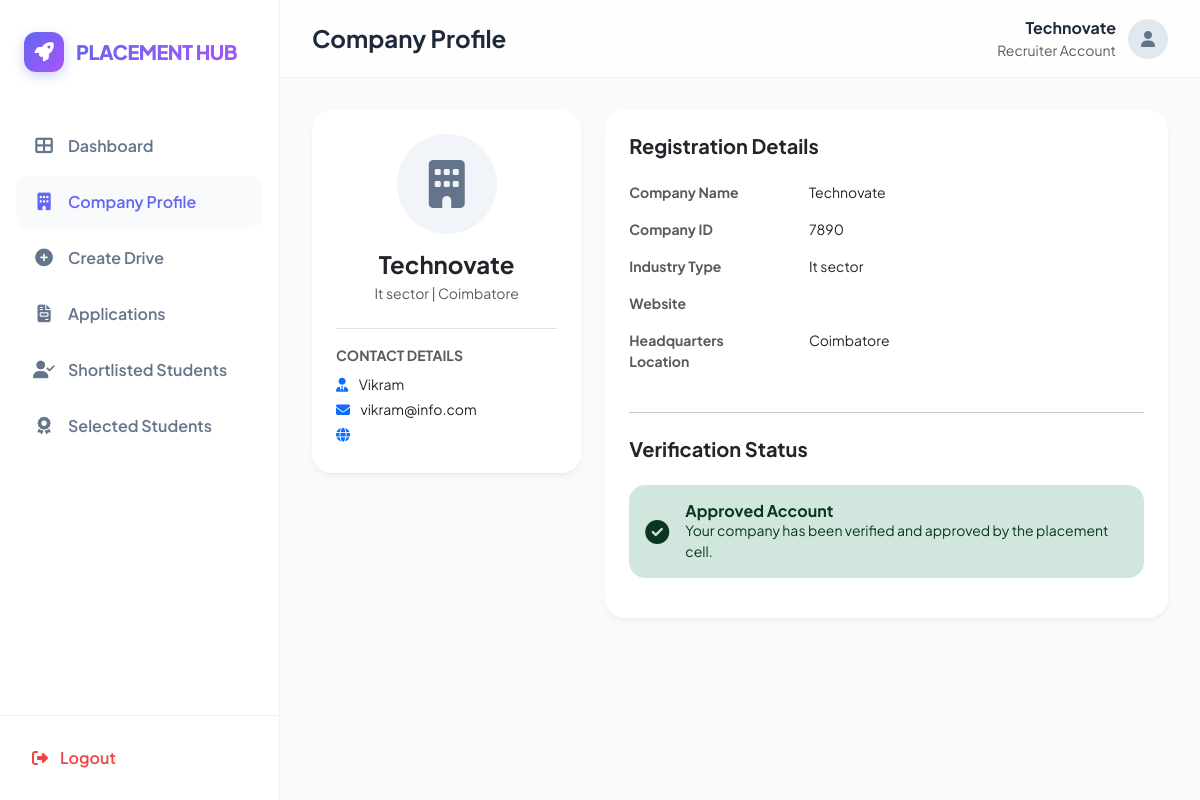
/company/profile (signed in), run on the app's committed database.
### models/company_profile.py (models this page shows, shortened)
class CompanyProfile(db.Model):
    __tablename__ = "company_profiles"
    id = db.Column(db.Integer, primary_key=True)
    account_id = db.Column(db.Integer, db.ForeignKey("accounts.id"), unique=True, nullable=False)
    name = db.Column(db.String(255), nullable=False)
    company_id_field = db.Column(db.String(100), unique=True, nullable=False)
    website_url = db.Column(db.String(255), nullable=True)
    industry_type = db.Column(db.String(255), nullable=True)
    location = db.Column(db.String(255), nullable=True)
    approval_status = db.Column(
        db.Enum(ApprovalAction),
        nullable=False,
        default=ApprovalAction.PENDING,
        index=True
    )
    hr_contact = db.Column(db.String(255), nullable=False)
    work_email = db.Column(db.String(255), unique=True, nullable=False)

### routes/organization_routes.py (the view)
@company_bp.route("/profile", endpoint="profile")
@active_account_required
def manage_organization_profile():
    profile = get_current_company_profile()
    company_data = None
    if profile:
        company_data = {
            "name": profile.name,
            "company_id": profile.company_id_field,
            "website": profile.website_url,
            "industry": profile.industry_type,
            "location": profile.location,
            "hr_contact": profile.hr_contact,
            "email": profile.work_email
        }
    company_name = profile.name if profile else "Company User"
    return render_template("company/profile.html", company_name=company_name, company=company_data)

### routes/organization_routes.py (called while the page is built)
@company_bp.before_request
def company_required():
    if session.get("role") != "company":
        return redirect(url_for("auth.company_login"))

### utils/helpers.py (called while the page is built)
def get_current_company_profile():
    if 'current_company_profile' not in g:
        account_id = session.get("account_id")
        if account_id:
            g.current_company_profile = CompanyProfile.query.filter_by(account_id=account_id).first()
        else:
            g.current_company_profile = None
    return g.current_company_profile

### templates/company/profile.html (shortened to what this page needs)
{% extends 'base_company.html' %}
{% block page_title %}Company Profile{% endblock %}
{% block content %}
<div class="row g-4">
    <div class="col-lg-4">
        <div class="card p-4 text-center">
            <div class="mx-auto mb-3"
                style="width: 100px; height: 100px; background: #f1f5f9; border-radius: 50%; display: flex; align-items: center; justify-content: center; font-size: 3rem; color: #64748b;">
                <i class="fas fa-building"></i>
            </div>
            <h4 class="fw-bold mb-1">{{ company.name }}</h4>
            <p class="text-muted small mb-4">{{ company.industry }} | {{ company.location }}</p>
            <div class="text-start border-top pt-3">
                <p class="mb-2 small text-muted text-uppercase fw-bold">Contact Details</p>
                <div class="small mb-1"><i class="fas fa-user-tie me-2 text-primary"></i> {{ company.hr_contact }}</div>
                <div class="small mb-1"><i class="fas fa-envelope me-2 text-primary"></i> {{ company.email }}</div>
                <div class="small mb-1"><i class="fas fa-globe me-2 text-primary"></i> </div>
            </div>
        </div>
    </div>
<div class="col-lg-8">
        <div class="card p-4">
            <h5 class="fw-bold mb-4">Registration Details</h5>
            <div class="row mb-3">
                <div class="col-sm-4 text-muted small fw-bold">Company Name</div>
                <div class="col-sm-8 small">{{ company.name }}</div>
            </div>
            <div class="row mb-3">
                <div class="col-sm-4 text-muted small fw-bold">Company ID</div>
                <div class="col-sm-8 small">{{ company.company_id }}</div>
            </div>
            <div class="row mb-3">
                <div class="col-sm-4 text-muted small fw-bold">Industry Type</div>
                <div class="col-sm-8 small">{{ company.industry }}</div>
            </div>
            <div class="row mb-3">
                <div class="col-sm-4 text-muted small fw-bold">Website</div>
                <div class="col-sm-8 small">{{ company.website }}</div>
            </div>
            <div class="row mb-3">
                <div class="col-sm-4 text-muted small fw-bold">Headquarters Location</div>
                <div class="col-sm-8 small">{{ company.location }}</div>
            </div>
            <hr class="my-4">
            <h5 class="fw-bold mb-4">Verification Status</h5>
            <div class="alert alert-success d-flex align-items-center rounded-4 border-0">
                <i class="fas fa-check-circle me-3 fs-4"></i>
                <div>
                    <h6 class="mb-0 fw-bold">Approved Account</h6>
                    <p class="mb-0 small">Your company has been verified and approved by the placement cell.</p>
                </div>
            </div>
        </div>
    </div>
</div>
{% endblock %}

### templates/base_company.html (shortened to what this page needs)
<!DOCTYPE html>
<html lang="en">
<head>
    <link href="https://cdn.jsdelivr.net/npm/bootstrap@5.3.0/dist/css/bootstrap.min.css" rel="stylesheet">
    <link href="https://cdnjs.cloudflare.com/ajax/libs/font-awesome/6.4.0/css/all.min.css" rel="stylesheet">
</head>
<body>
<nav id="sidebar">
        <div class="sidebar-brand">
            <div class="brand-logo">
                <i class="fas fa-rocket"></i>
            </div>
            <span class="brand-name">PLACEMENT HUB</span>
        </div>
        <div class="sidebar-menu">
            <a href="{{ url_for('company.dashboard') }}"
                class="nav-link {% if request.endpoint == 'company.dashboard' %}active{% endif %}">
                <i class="fas fa-th-large"></i>
                <span>Dashboard</span>
            </a>
            <a href="{{ url_for('company.profile') }}"
                class="nav-link {% if request.endpoint == 'company.profile' %}active{% endif %}">
                <i class="fas fa-building"></i>
                <span>Company Profile</span>
            </a>
<a href="{{ url_for('company.create_drive') }}"
                class="nav-link {% if request.endpoint == 'company.create_drive' %}active{% endif %}">
                <i class="fas fa-plus-circle"></i>
                <span>Create Drive</span>
            </a>
            <a href="{{ url_for('company.applications') }}"
                class="nav-link {% if request.endpoint == 'company.applications' %}active{% endif %}">
                <i class="fas fa-file-invoice"></i>
                <span>Applications</span>
            </a>
<a href="{{ url_for('company.shortlisted_students') }}"
                class="nav-link {% if request.endpoint == 'company.shortlisted_students' %}active{% endif %}">
                <i class="fas fa-user-check"></i>
                <span>Shortlisted Students</span>
            </a>
            <a href="{{ url_for('company.selected_students') }}"
                class="nav-link {% if request.endpoint == 'company.selected_students' %}active{% endif %}">
                <i class="fas fa-award"></i>
                <span>Selected Students</span>
            </a>
        </div>
        <div class="logout-section">
            <a href="{{ url_for('auth.logout') }}" class="btn-logout">
                <i class="fas fa-sign-out-alt"></i>
                <span>Logout</span>
            </a>
        </div>
    </nav>
<main id="main-content">
        <div class="top-navbar">
            <h4 class="fw-bold mb-0">{% block page_title %}Dashboard{% endblock %}</h4>
            <div class="user-profile">
                <div class="text-end d-none d-md-block">
                    <p class="mb-0 fw-bold" id="recruiter-name">{{ company_name if company_name else 'Company User' }}
                    </p>
                    <p class="mb-0 text-muted small">Recruiter Account</p>
                </div>
                <div class="user-avatar">
                    <i class="fas fa-user"></i>
                </div>
            </div>
        </div>
        <div class="main-animate">
            {% block content %}{% endblock %}
        </div>
    </main>
</body>
</html>

### templates/base_company.html (style rules this page uses)
:root { --sidebar-width: 280px; --primary-gradient: linear-gradient(135deg, #6366f1 0%, #a855f7 100%); --secondary-gradient: linear-gradient(135deg, #ec4899 0%, #f43f5e 100%); --sidebar-bg: #ffffff; --sidebar-text: #64748b; --sidebar-active-bg: #f8fafc; --sidebar-active-text: #6366f1; --content-bg: #f8fafc; }
body { font-family: 'Plus Jakarta Sans', sans-serif; background-color: var(--content-bg); color: #1e293b; min-height: 100vh; overflow-x: hidden; }
#sidebar { width: var(--sidebar-width); height: 100vh; position: fixed; left: 0; top: 0; background: var(--sidebar-bg); border-right: 1px solid rgba(0, 0, 0, 0.05); z-index: 1000; transition: all 0.3s ease; display: flex; flex-direction: column; }
.sidebar-brand { padding: 2rem 1.5rem; display: flex; align-items: center; gap: 12px; }
.brand-logo { width: 40px; height: 40px; background: var(--primary-gradient); border-radius: 12px; display: flex; align-items: center; justify-content: center; color: white; font-size: 1.2rem; box-shadow: 0 4px 12px rgba(99, 102, 241, 0.3); }
.brand-name { font-weight: 800; font-size: 1.25rem; letter-spacing: -0.5px; background: var(--primary-gradient); -webkit-background-clip: text; background-clip: text; -webkit-text-fill-color: transparent; }
.sidebar-menu { padding: 1rem; flex-grow: 1; overflow-y: auto; }
.nav-link { display: flex; align-items: center; gap: 12px; padding: 0.875rem 1rem; color: var(--sidebar-text); font-weight: 600; border-radius: 12px; transition: all 0.2s ease; margin-bottom: 4px; }
.nav-link.active { background: var(--sidebar-active-bg); color: var(--sidebar-active-text); }
.nav-link i { font-size: 1.1rem; width: 24px; text-align: center; }
.logout-section { padding: 1rem; border-top: 1px solid rgba(0, 0, 0, 0.05); }
.btn-logout { color: #ef4444; display: flex; align-items: center; gap: 12px; padding: 0.875rem 1rem; font-weight: 600; text-decoration: none; border-radius: 12px; transition: all 0.2s ease; }
#main-content { margin-left: var(--sidebar-width); padding: 2rem; transition: all 0.3s ease; }
.top-navbar { background: rgba(255, 255, 255, 0.8); backdrop-filter: blur(12px); padding: 1rem 2rem; margin: -2rem -2rem 2rem -2rem; border-bottom: 1px solid rgba(0, 0, 0, 0.05); display: flex; justify-content: space-between; align-items: center; position: sticky; top: 0; z-index: 900; }
.user-profile { display: flex; align-items: center; gap: 12px; }
.user-avatar { width: 40px; height: 40px; border-radius: 50%; background: #e2e8f0; display: flex; align-items: center; justify-content: center; font-weight: 700; color: #64748b; }
.card { border: none; border-radius: 20px; box-shadow: 0 4px 6px -1px rgba(0, 0, 0, 0.05), 0 2px 4px -1px rgba(0, 0, 0, 0.03); transition: all 0.3s ease; }
.main-animate { animation: slideIn 0.5s ease forwards; }

### data on the page
CompanyProfile: name "Technovate", industry "It sector", location "Coimbatore", hr_contact "Vikram", email "vikram@info.com", company_id "7890"
